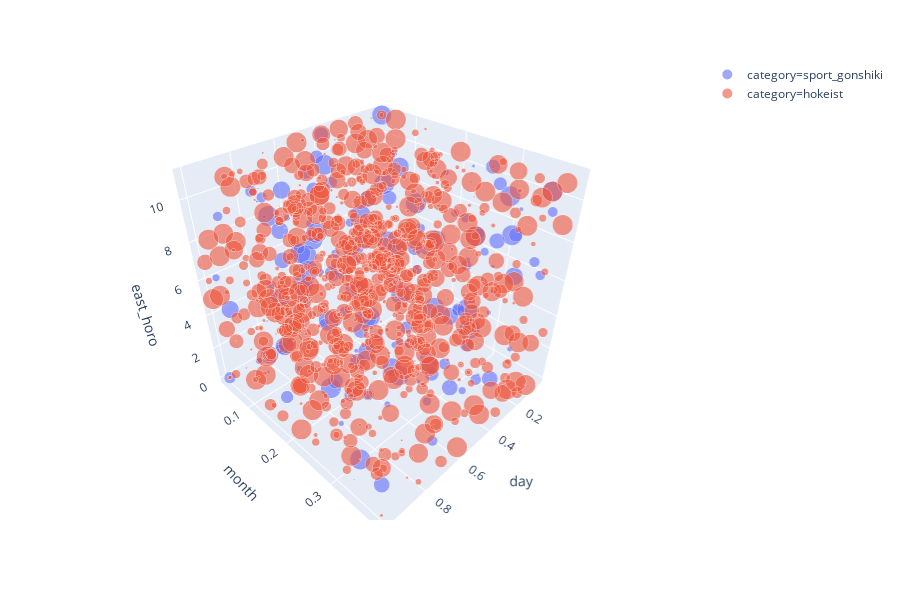

Write notebook code for a chart like this one.
### Markdown cell above
### Let's check how professions distribute in dirth day, month and year space, i.e. in 3D space

### Code cell
# sample few professions from the list
sample = data[data['category'].isin(['hokeist', 'sport_gonshiki'])]

# make different random sample size in space
l = lambda x: np.clip(np.random.randn()**2, a_min=0, a_max=2)
sample['size'] = sample['category'].apply(l)

# normilize
sample['day'] = sample['day'] / 31
sample['month'] = sample['month'] / 31

# show plot
fig = px.scatter_3d(data_frame=sample.sample(frac=0.2), x='day', y='month', z='east_horo',
              color='category', opacity=0.6, size='size')
fig.show()

### Figure 1 — Plotly figure (JSON) as saved in the notebook; plotly's stock layout.template omitted (floating-point values rounded to 4 significant figures; data arrays with more than 128 entries replaced by an {"elided": "..."} marker saying what was removed)
{"data": [{"hoverlabel": {"namelength": 0}, "hovertemplate": "category=sport_gonshiki<br>day=%{x}<br>month=%{y}<br>east_horo=%{z}<br>size=%{marker.size}", "legendgroup": "category=sport_gonshiki", "marker": {"color": "#636efa", "opacity": 0.6, "size": {"elided": "174 float values"}, "sizemode": "area", "sizeref": 0.005, "symbol": "circle"}, "mode": "markers", "name": "category=sport_gonshiki", "scene": "scene", "showlegend": true, "type": "scatter3d", "x": {"elided": "174 float values"}, "y": {"elided": "174 float values"}, "z": {"elided": "174 int values"}}, {"hoverlabel": {"namelength": 0}, "hovertemplate": "category=hokeist<br>day=%{x}<br>month=%{y}<br>east_horo=%{z}<br>size=%{marker.size}", "legendgroup": "category=hokeist", "marker": {"color": "#EF553B", "opacity": 0.6, "size": {"elided": "867 float values"}, "sizemode": "area", "sizeref": 0.005, "symbol": "circle"}, "mode": "markers", "name": "category=hokeist", "scene": "scene", "showlegend": true, "type": "scatter3d", "x": {"elided": "867 float values"}, "y": {"elided": "867 float values"}, "z": {"elided": "867 int values"}}], "layout": {"height": 600, "legend": {"itemsizing": "constant", "tracegroupgap": 0}, "margin": {"t": 60}, "scene": {"domain": {"x": [0, 0.98], "y": [0, 1]}, "xaxis": {"title": {"text": "day"}}, "yaxis": {"title": {"text": "month"}}, "zaxis": {"title": {"text": "east_horo"}}}}}
